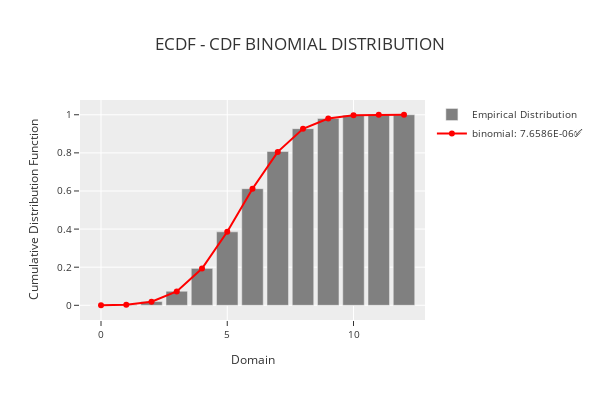

Notebook code for this chart:
### Markdown cell above
**Plot the ECDF to visualize how closely the dataset values follow a `id_distribution`**

### Code cell
phi.plot_ecdf_distribution("binomial")

### Figure 1 — Plotly figure (JSON) as saved in the notebook; plotly's stock layout.template omitted (floating-point values rounded to 4 significant figures)
{"data": [{"marker": {"color": "rgba(128,128,128,1)"}, "name": "Empirical Distribution", "showlegend": true, "type": "bar", "x": [0.0, 1.0, 2.0, 3.0, 4.0, 5.0, 6.0, 7.0, 8.0, 9.0, 10.0, 11.0, 12.0], "y": [0.00025, 0.00325, 0.01942, 0.07364, 0.1937, 0.3855, 0.6121, 0.8073, 0.927, 0.9808, 0.9971, 0.9997, 1.0]}, {"line": {"color": "rgba(255,0,0,1)", "width": 2}, "mode": "lines+markers", "name": "binomial: 7.6586E-06✅", "type": "scatter", "x": [0.0, 1.0, 2.0, 3.0, 4.0, 5.0, 6.0, 7.0, 8.0, 9.0, 10.0, 11.0, 12.0], "y": [0.0002411, 0.00314, 0.01912, 0.0725, 0.1928, 0.3858, 0.6114, 0.8051, 0.9265, 0.9805, 0.9968, 0.9998, 1.0]}], "layout": {"bargap": 0.15, "height": 400, "legend": {"font": {"size": 10}, "orientation": "v", "title": {}, "xanchor": "left", "y": 1, "yanchor": "auto"}, "title": {"text": "ECDF - CDF BINOMIAL DISTRIBUTION"}, "width": 600, "xaxis": {"tickfont": {"size": 10}, "title": {"font": {"size": 12}, "text": "Domain"}}, "yaxis": {"tickfont": {"size": 10}, "title": {"font": {"size": 12}, "text": "Cumulative Distribution Function"}}}}
